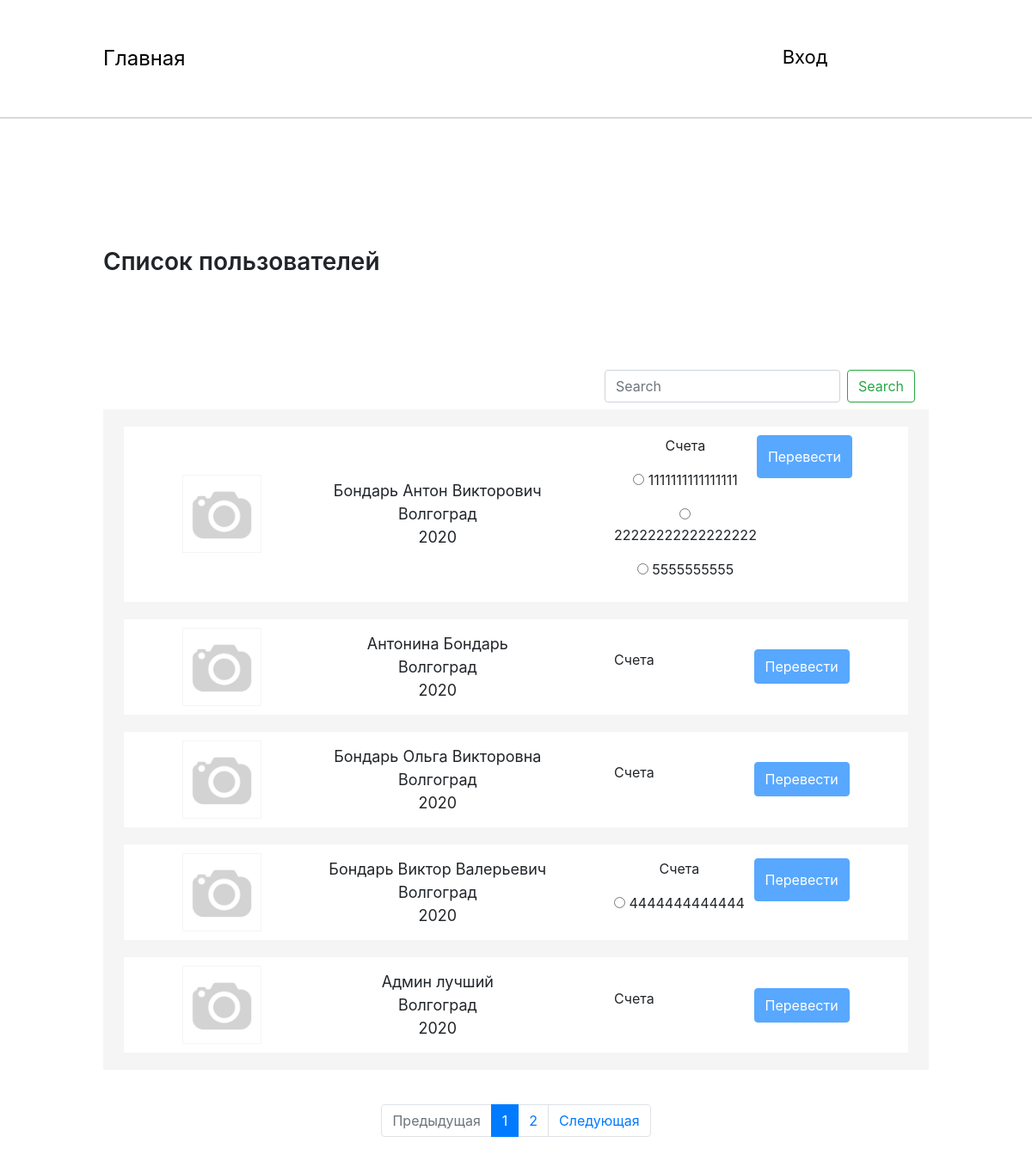
Page /home/ on the earlier database version.
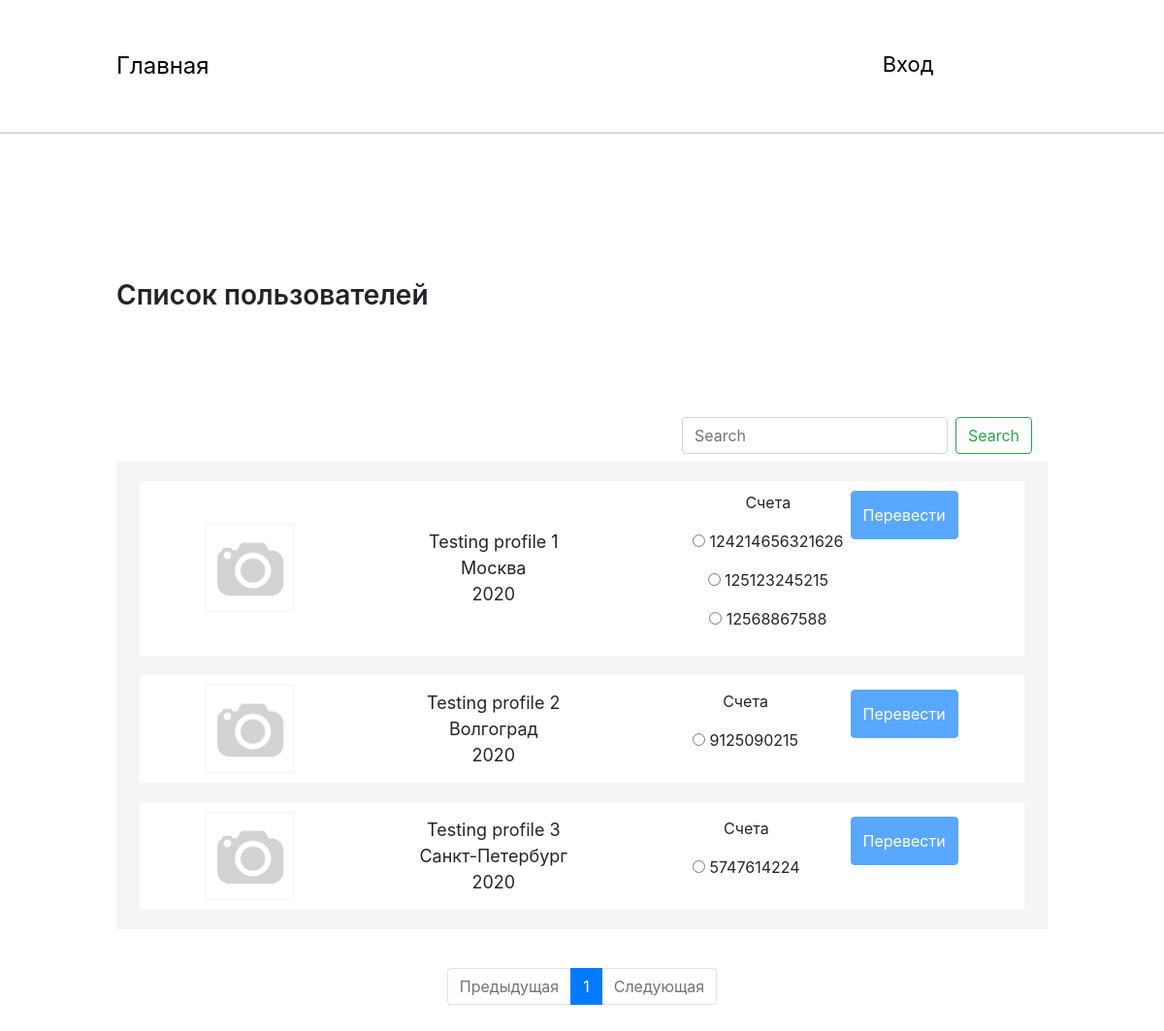
Same page on the later database version.
### home/models.py (models this page shows, shortened)
class Person(models.Model):
    full_name = models.CharField(max_length=150, db_index=True, verbose_name="Полное имя")
    user = models.OneToOneField(settings.AUTH_USER_MODEL, null=True, blank=True, on_delete=models.CASCADE,
                                db_index=True, verbose_name="Информация о ползьзователе")
    date = models.DateField(blank=True, auto_now_add=False, verbose_name="Дата рождения")
    phone = models.CharField(max_length=15, null=True, blank=True, verbose_name="Телефон")
    email = models.CharField(max_length=50, db_index=True, verbose_name="Электронная почта")
    photo = models.ImageField(upload_to='Image', default="/Image/no_person.jpg", verbose_name="Фотография")
    city = models.CharField(max_length=50, blank=True, verbose_name="Город")
    adress = models.CharField(max_length=150, blank=True, verbose_name="Адресс")

class Score(models.Model):
    title = models.CharField(max_length=100, db_index=True, verbose_name="Название")
    slug = models.SlugField(max_length=150, blank=True, unique=True)
    number = models.CharField(max_length=50, unique=True, verbose_name="Номер счета")
    money = models.PositiveIntegerField(default=0, verbose_name="Сумма")
    person_score = models.ForeignKey(Person, on_delete=models.CASCADE, verbose_name="Владелец")
    end_date = models.DateField(blank=True, auto_now_add=False, verbose_name="Дата окончания")
    currency = models.CharField(max_length=30, verbose_name="Валюта")
    bank = models.CharField(max_length=100, verbose_name="Банк")
    bic = models.CharField(max_length=50, verbose_name="БИК")
    inn = models.CharField(max_length=50, verbose_name="ИНН")
    kpp = models.CharField(max_length=50, verbose_name="КПП")

### home/views.py (the view)
# urls.py: path('', List_persons.as_view(), name='home_page_url'),
class List_persons(View):
    def get(self, request):
        current_url = request.get_full_path()
        scores = Score.objects.all()
        search_query = request.GET.get('search')
        if search_query:
            persons = Person.objects.filter(
                (Q(full_name__contains=search_query) | Q(city__contains=search_query)) & ~Q(user_id=request.user.id))
        else:
            persons = Person.objects.exclude(user_id=request.user.id)
        paginator = Paginator(persons, 5)
        page_number = request.GET.get('page', current_url)
        page = paginator.get_page(page_number)
        if page.has_previous():
            prev_url = "?page={}".format(page.previous_page_number())
        else:
            prev_url = ''
        if page.has_next():
            next_url = "?page={}".format(page.next_page_number())
        else:
            next_url = ''
        context = {
            'persons': page,
            'scores': scores,
            'current_url': current_url,
            'prev_url': prev_url,
            'next_url': next_url
        }
        return render(request, 'home/home.html', context=context)

### home/templates/home/home.html (shortened to what this page needs)
{% extends 'base.html' %}
{% load static %}
{% block link_style %}
    <link rel="stylesheet" href="{% static 'css/home.css' %}">
{% endblock %}
{% block main %}
    <section class="main">
        <div class="wrap">
            <h2>Список пользователей</h2>
            <div class="search">
                <nav class="navbar navbar-light bg-transparent justify-content-end">
                    <form class="form-inline" action="{% url 'home_page_url' %}">
                        <input class="form-control mr-sm-2" type="search" placeholder="Search" aria-label="Search"
                               name='search'>
                        <button class="btn btn-outline-success my-2 my-sm-0" type="submit">Search</button>
                    </form>
                </nav>
            </div>
            <div class="list-users">
                {% for person in persons.object_list %}
                    <div class="item-list">
                        <div class="block-image">
                            <img src="/media/{{ person.photo }}" alt="#">
                        </div>
                        <div class="info-user">
                            {{ person.full_name }} <br>
                            {{ person.city }}<br>
                            {{ person.date|date:"Y" }}
                        </div>
                        <div class="score_user">
                            <form action="{% url 'transaction_create_url' %}" method="get">
                                <div class="score-wrap">
                                    <p>Счета</p>
                                    {% for score in scores %}
                                        {% if score.person_score.id == person.id %}
                                            <p><input type="radio"  name="deposit_score"
                                                      value="{{ score.number }}"> {{ score.number }}
                                            </p>
                                        {% endif %}
                                    {% endfor %}
                                </div>
                                <button type="submit" class="btn btn-primary"
                                        {% if not request.user.is_authenticated %}disabled{% endif %}>Перевести
                                </button>
                            </form>
                        </div>
                    </div>
                {% endfor %}
            </div>
            <div class="pagination">
                <nav>
                    <ul class="pagination justify-content-center">
                        <li class="page-item {% if not prev_url %}disabled{% endif %}">
                            <a class="page-link" href="{{ prev_url }}" tabindex="-1" aria-disabled="true">Предыдущая</a>
                        </li>
                        {% for n in persons.paginator.page_range %}
                            <li class="page-item {% if persons.number == n %}active{% endif %}">
                                <a class="page-link" href="?page={{ n }}">{{ n }}</a>
                            </li>
                        {% endfor %}
                        <li class="page-item {% if not next_url %}disabled{% endif %}">
                            <a class="page-link" href="{{ next_url }}">Следующая</a>
                        </li>
                    </ul>
                </nav>
            </div>
        </div>
    </section>
{% endblock %}

Differences in the rows shown:
removed Person: photo (picture), full_name "Бондарь Виктор Валерьевич", city "Волгоград", date "2020", Score (number "4444444444444")
removed Person: photo (picture), full_name "Админ лучший", city "Волгоград", date "2020"
changed Person: full_name "Бондарь Антон Викторович" → "Testing profile 1"; city "Волгоград" → "Москва"; gains Score (number "125123245215"); loses Score (number "22222222222222222")
changed Score (number 1 of 5 on the later page): number "1111111111111111" → "124214656321626"
changed Score (number 3 of 5 on the later page): number "5555555555" → "12568867588"
changed Person "Волгоград": full_name "Антонина Бондарь" → "Testing profile 2"; gains Score (number "9125090215")
changed Person: gains Score (number "5747614224"); full_name "Бондарь Ольга Викторовна" → "Testing profile 3"; city "Волгоград" → "Санкт-Петербург"
Other differences:
list line gone: "2"
